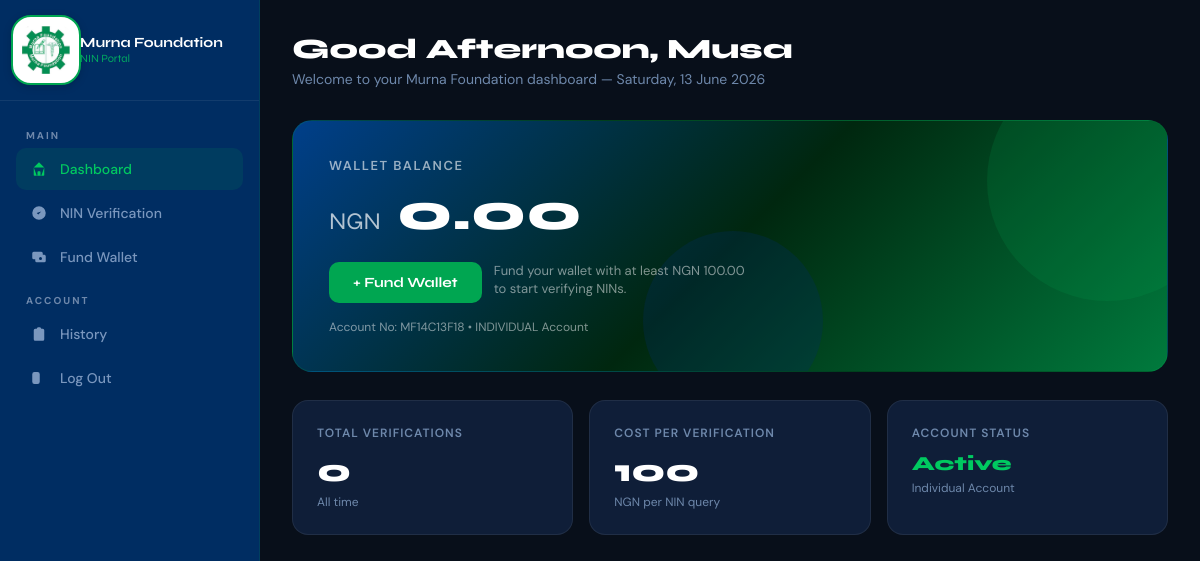
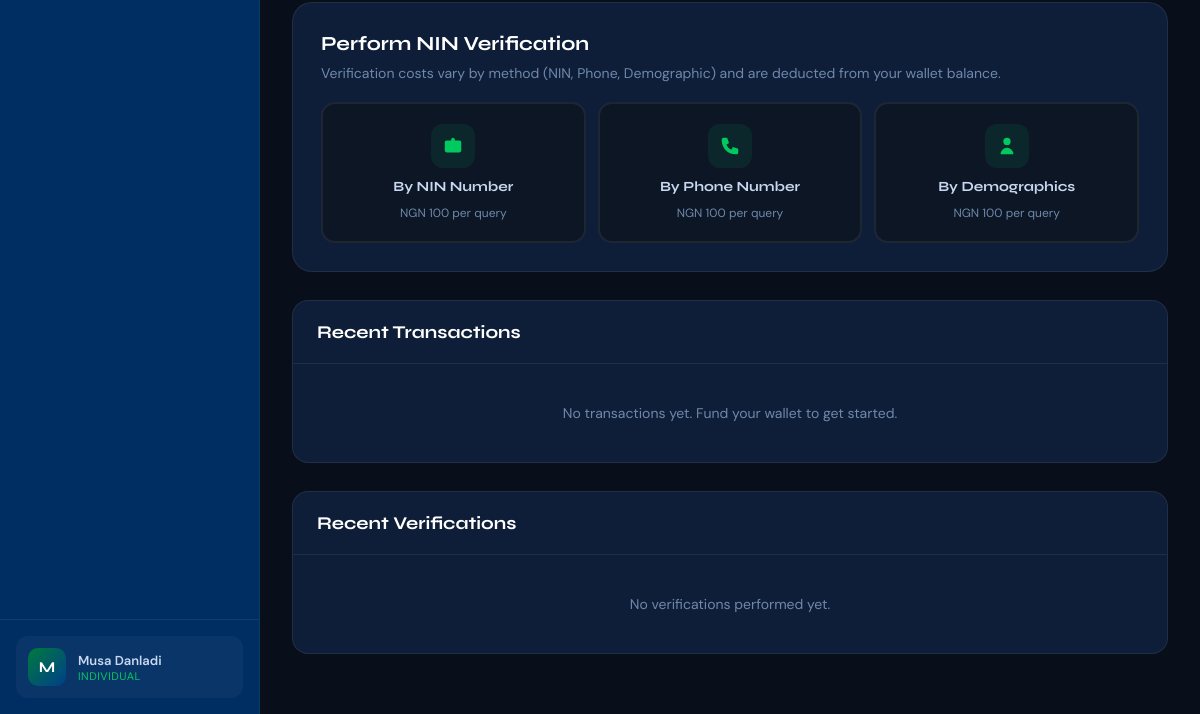
Before: /dashboard.php (signed in) with the older database file (2 pictures, top to bottom).
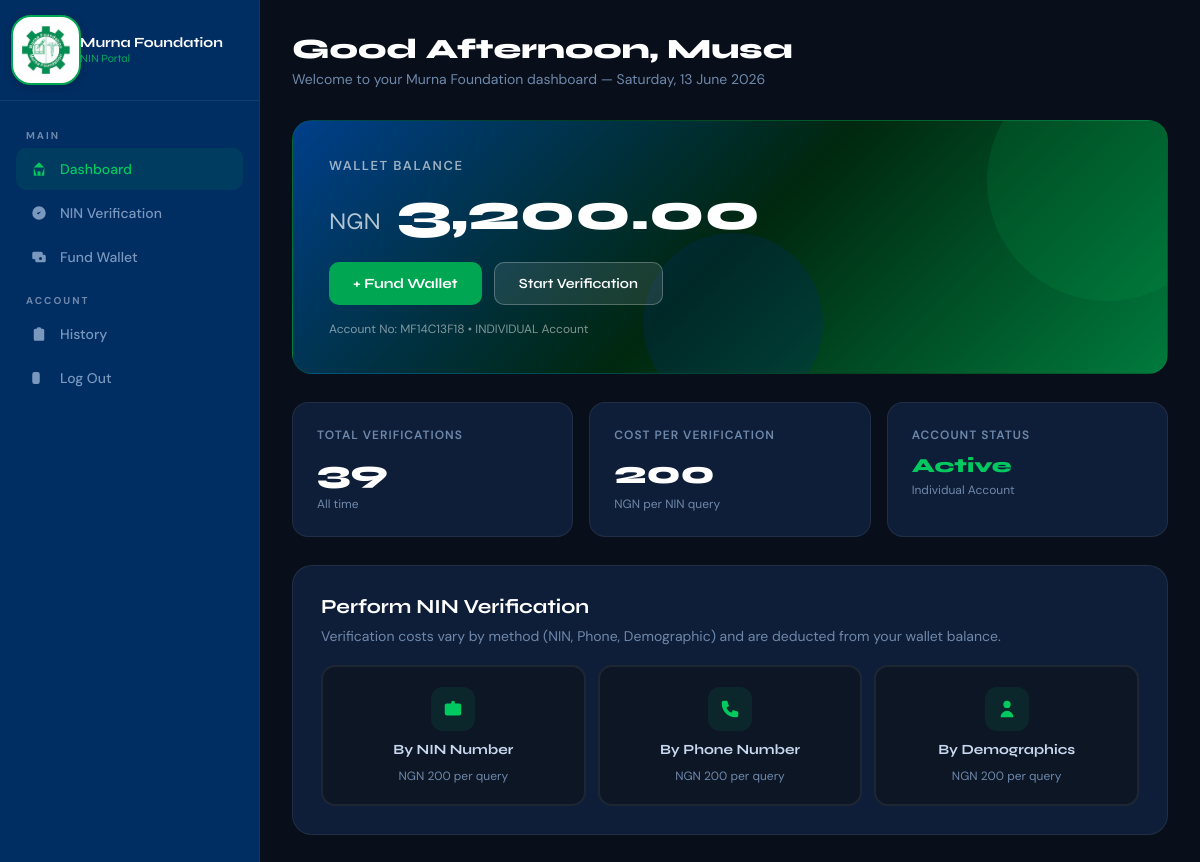
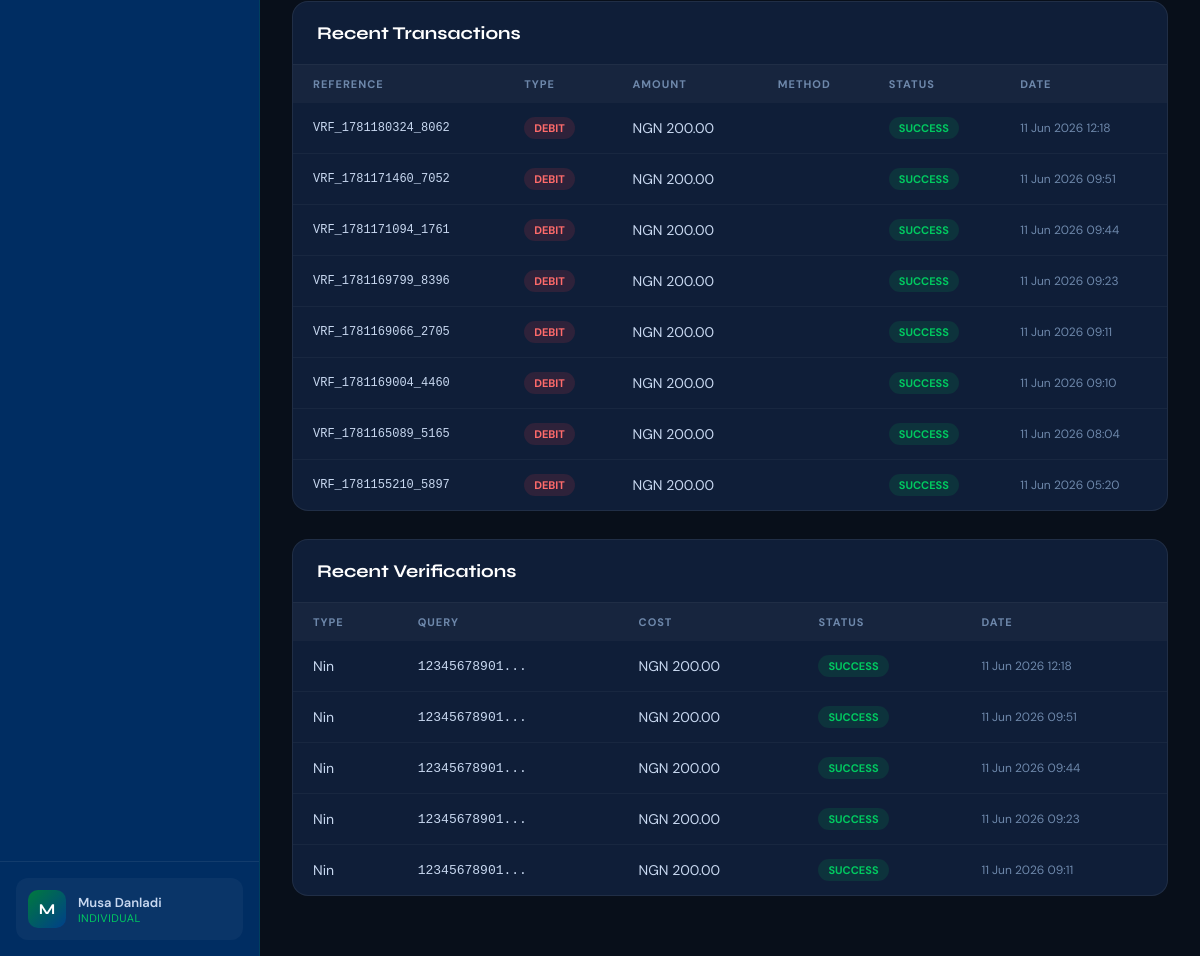
After: the same page with the newer database file (2 pictures, top to bottom).
### tables this page shows
CREATE TABLE `accounts` (
  `id` int(11) NOT NULL,
  `user_id` int(11) NOT NULL,
  `account_number` varchar(20) NOT NULL,
  `balance` decimal(15,2) DEFAULT 0.00,
  `created_at` timestamp NOT NULL DEFAULT current_timestamp()
);

CREATE TABLE `users` (
  `id` int(11) NOT NULL,
  `account_type` enum('individual','corporate') NOT NULL,
  `full_name` varchar(255) DEFAULT NULL,
  `org_name` varchar(255) DEFAULT NULL,
  `email` varchar(255) NOT NULL,
  `phone` varchar(20) DEFAULT NULL,
  `password` varchar(255) NOT NULL,
  `nin_input` varchar(20) NOT NULL,
  `rc_number` varchar(100) DEFAULT NULL,
  `org_address` text DEFAULT NULL,
  `org_state` varchar(100) DEFAULT NULL,
  `contact_person` varchar(255) DEFAULT NULL,
  `contact_phone` varchar(20) DEFAULT NULL,
  `is_verified` tinyint(4) DEFAULT 0,
  `status` enum('active','suspended') DEFAULT 'active',
  `created_at` timestamp NOT NULL DEFAULT current_timestamp(),
  `nin_verifications` int(11) DEFAULT 0,
  `phone_verifications` int(11) DEFAULT 0,
  `demographic_verifications` int(11) DEFAULT 0,
  `email_verified` tinyint(1) DEFAULT 0,
  `verification_token` varchar(255) DEFAULT NULL,
  `token_expires_at` datetime DEFAULT NULL
);

CREATE TABLE `transactions` (
  `id` int(11) NOT NULL,
  `user_id` int(11) NOT NULL,
  `type` enum('credit','debit') NOT NULL,
  `amount` decimal(15,2) NOT NULL,
  `reference` varchar(100) NOT NULL,
  `method` enum('paystack','bank_transfer') NOT NULL,
  `status` enum('pending','success','failed') DEFAULT 'pending',
  `description` text DEFAULT NULL,
  `created_at` timestamp NOT NULL DEFAULT current_timestamp()
);

CREATE TABLE `verification_logs` (
  `id` int(11) NOT NULL,
  `user_id` int(11) NOT NULL,
  `verification_type` enum('nin','phone','demographic') NOT NULL,
  `query_input` text DEFAULT NULL,
  `response_data` longtext DEFAULT NULL,
  `cost` decimal(10,2) DEFAULT 100.00,
  `status` enum('success','failed','not_found') DEFAULT 'success',
  `created_at` timestamp NOT NULL DEFAULT current_timestamp()
);

### dashboard.php (the view, shortened to what this page needs)
<?php
$db = getDB();
$user_id = $_SESSION['user_id'];
$stmt = $db->prepare("SELECT u.*, a.balance, a.account_number FROM users u JOIN accounts a ON u.id = a.user_id WHERE u.id = ?");
$stmt->bind_param('i', $user_id);
$stmt->execute();
$user = $stmt->get_result()->fetch_assoc();
$txn_stmt = $db->prepare("SELECT * FROM transactions WHERE user_id = ? ORDER BY created_at DESC LIMIT 8");
$txn_stmt->bind_param('i', $user_id);
$txn_stmt->execute();
$transactions = $txn_stmt->get_result()->fetch_all(MYSQLI_ASSOC);
$ver_stmt = $db->prepare("SELECT * FROM verification_logs WHERE user_id = ? ORDER BY created_at DESC LIMIT 5");
$ver_stmt->bind_param('i', $user_id);
$ver_stmt->execute();
$verifications = $ver_stmt->get_result()->fetch_all(MYSQLI_ASSOC);
$ver_count_stmt = $db->prepare("SELECT COUNT(*) as cnt FROM verification_logs WHERE user_id = ?");
$ver_count_stmt->bind_param('i', $user_id);
$ver_count_stmt->execute();
$ver_count = $ver_count_stmt->get_result()->fetch_assoc()['cnt'];
$cost_stmt = $db->prepare("SELECT setting_key, setting_value FROM settings WHERE setting_key IN ('nin_verification_cost', 'phone_verification_cost', 'demographic_verification_cost')");
$cost_stmt->execute();
$cost_result = $cost_stmt->get_result();
$costs = ['nin' => 100, 'phone' => 100, 'demographic' => 100];
while ($row = $cost_result->fetch_assoc()) {
    switch ($row['setting_key']) {
        case 'nin_verification_cost': $costs['nin'] = (float)$row['setting_value']; break;
        case 'phone_verification_cost': $costs['phone'] = (float)$row['setting_value']; break;
        case 'demographic_verification_cost': $costs['demographic'] = (float)$row['setting_value']; break;
    }
}
$min_required = min($costs);
$display_name = $user['account_type'] === 'individual' ? $user['full_name'] : $user['org_name'];
$balance = floatval($user['balance']);
?>
<!DOCTYPE html>
<html lang="en">
<head>
</head>
<body>
<nav class="sidebar">
    <div class="sidebar-brand">
        <div class="logo-icon">
              <img
                src="murna.jpg"
                alt="Murna Logo"
                style="
                    width:70px;
                    height:70px;
                    object-fit:cover;
                    border-radius:20px;
                    padding:9px;
                    background:#fff;
                    box-shadow:0 2px 8px rgba(0,0,0,0.15);
                    border:2px solid #00A651;
                "
                >
        </div>
        <div class="brand-text">
            Murna Foundation
            <small>NIN Portal</small>
        </div>
    </div>
    <div class="sidebar-nav">
        <div class="nav-section">
            <div class="nav-label">Main</div>
            <a href="dashboard.php" class="nav-link active">
                <svg viewBox="0 0 24 24"><path d="M3 12l2-2m0 0l7-7 7 7M5 10v10a1 1 0 001 1h3m10-11l2 2m-2-2v10a1 1 0 01-1 1h-3m-6 0a1 1 0 001-1v-4a1 1 0 011-1h2a1 1 0 011 1v4a1 1 0 001 1m-6 0h6"/></svg>
                Dashboard
            </a>
            <a href="verify.php" class="nav-link">
                <svg viewBox="0 0 24 24"><path d="M9 12l2 2 4-4m6 2a9 9 0 11-18 0 9 9 0 0118 0z"/></svg>
                NIN Verification
            </a>
            <a href="payment.php" class="nav-link">
                <svg viewBox="0 0 24 24"><path d="M17 9V7a2 2 0 00-2-2H5a2 2 0 00-2 2v6a2 2 0 002 2h2m2 4h10a2 2 0 002-2v-6a2 2 0 00-2-2H9a2 2 0 00-2 2v6a2 2 0 002 2zm7-5a2 2 0 11-4 0 2 2 0 014 0z"/></svg>
                Fund Wallet
            </a>
        </div>
        <div class="nav-section">
            <div class="nav-label">Account</div>
            <a href="dashboard.php#history" class="nav-link">
                <svg viewBox="0 0 24 24"><path d="M9 5H7a2 2 0 00-2 2v12a2 2 0 002 2h10a2 2 0 002-2V7a2 2 0 00-2-2h-2M9 5a2 2 0 002 2h2a2 2 0 002-2M9 5a2 2 0 012-2h2a2 2 0 012 2"/></svg>
                History
            </a>
            <a href="logout.php" class="nav-link">
                <svg viewBox="0 0 24 24"><path d="M17 16l4-4m0 0l-4-4m4 4H7m6 4v1a3 3 0 01-3 3H6a3 3 0 01-3-3V7a3 3 0 013-3h4a3 3 0 013 3v1"/></svg>
                Log Out
            </a>
        </div>
    </div>
    <div class="sidebar-footer">
        <div class="user-badge">
            <div class="user-avatar"><?= strtoupper(substr($display_name, 0, 1)) ?></div>
            <div class="user-info">
                <div class="user-name"><?= htmlspecialchars(substr($display_name, 0, 22)) ?></div>
                <div class="user-type"><?= $user['account_type'] ?></div>
            </div>
        </div>
    </div>
</nav>
<main class="main">
    <div class="page-header">
        <div class="page-title">Good <?= date('H') < 12 ? 'Morning' : (date('H') < 17 ? 'Afternoon' : 'Evening') ?>, <?= htmlspecialchars(explode(' ', $display_name)[0]) ?></div>
        <div class="page-subtitle">Welcome to your Murna Foundation dashboard &mdash; <?= date('l, d F Y') ?></div>
    </div>
    <div class="balance-card">
        <div class="balance-content">
            <div class="balance-label">Wallet Balance</div>
            <div class="balance-amount">
                <span>NGN</span> <?= number_format($balance, 2) ?>
            </div>
            <div class="balance-actions">
                <a href="payment.php" class="btn-credit">
                    + Fund Wallet
                </a>
               <?php if ($balance >= $min_required): ?>
                    <a href="verify.php" class="btn-outline-white">Start Verification</a>
                <?php else: ?>
                    <span style="font-size:13px; color:rgba(255,255,255,0.5); line-height:1.4; max-width:260px;">
                        Fund your wallet with at least NGN <?= number_format($costs['nin'], 2) ?> to start verifying NINs.
                    </span>
                <?php endif; ?>
            </div>
            <div class="balance-meta">
                Account No: <?= htmlspecialchars($user['account_number']) ?> &bull; <?= strtoupper($user['account_type']) ?> Account
            </div>
        </div>
    </div>
    <div class="stats-grid">
        <div class="stat-card">
            <div class="stat-label">Total Verifications</div>
            <div class="stat-value"><?= $ver_count ?></div>
            <div class="stat-note">All time</div>
        </div>
        <div class="stat-card">
            <div class="stat-label">Cost Per Verification</div>
            <div class="stat-value"><?= number_format($costs['nin']) ?></div>
<div class="stat-note">NGN per NIN query</div>
        </div>
        <div class="stat-card">
            <div class="stat-label">Account Status</div>
            <div class="stat-value" style="font-size:20px; color:var(--green-light); margin-top:8px;">Active</div>
            <div class="stat-note"><?= ucfirst($user['account_type']) ?> Account</div>
        </div>
    </div>
    <div class="verify-cta">
        <h3>Perform NIN Verification</h3>
       <p>Verification costs vary by method (NIN, Phone, Demographic) and are deducted from your wallet balance.</p>
        <div class="verify-options">
            <a href="verify.php?type=nin" class="verify-option">
                <div class="verify-option-icon">
                    <svg viewBox="0 0 24 24"><path d="M10 6H5a2 2 0 00-2 2v9a2 2 0 002 2h14a2 2 0 002-2V8a2 2 0 00-2-2h-5m-4 0V5a2 2 0 114 0v1m-4 0a2 2 0 104 0"/></svg>
                </div>
                <div class="verify-option-label">By NIN Number</div>
                <div class="verify-option-cost"><div class="verify-option-cost">NGN <?= number_format($costs['nin']) ?> per query</div>
</div>
            </a>
            <a href="verify.php?type=phone" class="verify-option">
                <div class="verify-option-icon">
                    <svg viewBox="0 0 24 24"><path d="M3 5a2 2 0 012-2h3.28a1 1 0 01.948.684l1.498 4.493a1 1 0 01-.502 1.21l-2.257 1.13a11.042 11.042 0 005.516 5.516l1.13-2.257a1 1 0 011.21-.502l4.493 1.498a1 1 0 01.684.949V19a2 2 0 01-2 2h-1C9.716 21 3 14.284 3 6V5z"/></svg>
                </div>
                <div class="verify-option-label">By Phone Number</div>
                <div class="verify-option-cost"><div class="verify-option-cost">NGN <?= number_format($costs['phone']) ?> per query</div></div>
            </a>
            <a href="verify.php?type=demographic" class="verify-option">
                <div class="verify-option-icon">
                    <svg viewBox="0 0 24 24"><path d="M16 7a4 4 0 11-8 0 4 4 0 018 0zM12 14a7 7 0 00-7 7h14a7 7 0 00-7-7z"/></svg>
                </div>
                <div class="verify-option-label">By Demographics</div>
                <div class="verify-option-cost"><div class="verify-option-cost">NGN <?= number_format($costs['demographic']) ?> per query</div></div>
            </a>
        </div>
    </div>
    <div class="table-card" id="history">
        <div class="table-header">
            <div class="section-title" style="margin:0;">Recent Transactions</div>
        </div>
        <?php if (empty($transactions)): ?>
            <div class="empty-state">No transactions yet. Fund your wallet to get started.</div>
        <?php else: ?>
        <table>
            <thead>
                <tr>
                    <th>Reference</th>
                    <th>Type</th>
                    <th>Amount</th>
                    <th>Method</th>
                    <th>Status</th>
                    <th>Date</th>
                </tr>
            </thead>
            <tbody>
                <?php foreach ($transactions as $txn): ?>
                <tr>
                    <td style="font-family:monospace; font-size:12px;"><?= htmlspecialchars($txn['reference']) ?></td>
                    <td><span class="badge badge-<?= $txn['type'] ?>"><?= strtoupper($txn['type']) ?></span></td>
                    <td>NGN <?= number_format($txn['amount'], 2) ?></td>
                    <td><?= ucfirst($txn['method']) ?></td>
                    <td><span class="badge badge-<?= $txn['status'] ?>"><?= strtoupper($txn['status']) ?></span></td>
                    <td style="font-size:12px; color:var(--text-muted);"><?= date('d M Y H:i', strtotime($txn['created_at'])) ?></td>
                </tr>
                <?php endforeach; ?>
            </tbody>
        </table>
        <?php endif; ?>
    </div>
    <div class="table-card">
        <div class="table-header">
            <div class="section-title" style="margin:0;">Recent Verifications</div>
        </div>
        <?php if (empty($verifications)): ?>
            <div class="empty-state">No verifications performed yet.</div>
        <?php else: ?>
        <table>
            <thead>
                <tr>
                    <th>Type</th>
                    <th>Query</th>
                    <th>Cost</th>
                    <th>Status</th>
                    <th>Date</th>
                </tr>
            </thead>
            <tbody>
                <?php foreach ($verifications as $v): ?>
                <tr>
                    <td><?= ucfirst($v['verification_type']) ?></td>
                    <td style="font-family:monospace; font-size:13px;"><?= htmlspecialchars(substr($v['query_input'], 0, 30)) ?>...</td>
                    <td>NGN <?= number_format($v['cost'], 2) ?></td>
                    <td><span class="badge badge-<?= $v['status'] === 'success' ? 'success' : 'failed' ?>"><?= strtoupper($v['status']) ?></span></td>
                    <td style="font-size:12px; color:var(--text-muted);"><?= date('d M Y H:i', strtotime($v['created_at'])) ?></td>
                </tr>
                <?php endforeach; ?>
            </tbody>
        </table>
        <?php endif; ?>
    </div>
</main>
</body>
</html>

Changed rows visible on the page:
changed accounts "MF14C13F18": balance "0.00" → "3,200.00"
added transactions: reference "VRF_1781180324_8062", type "DEBIT", amount "200.00", status "SUCCESS", created_at "11 Jun 2026 12:18"
added transactions: reference "VRF_1781171460_7052", type "DEBIT", amount "200.00", status "SUCCESS", created_at "11 Jun 2026 09:51"
added transactions: reference "VRF_1781171094_1761", type "DEBIT", amount "200.00", status "SUCCESS", created_at "11 Jun 2026 09:44"
added transactions: reference "VRF_1781169799_8396", type "DEBIT", amount "200.00", status "SUCCESS", created_at "11 Jun 2026 09:23"
added transactions: reference "VRF_1781169066_2705", type "DEBIT", amount "200.00", status "SUCCESS", created_at "11 Jun 2026 09:11"
added transactions: reference "VRF_1781169004_4460", type "DEBIT", amount "200.00", status "SUCCESS", created_at "11 Jun 2026 09:10"
added transactions: reference "VRF_1781165089_5165", type "DEBIT", amount "200.00", status "SUCCESS", created_at "11 Jun 2026 08:04"
added transactions: reference "VRF_1781155210_5897", type "DEBIT", amount "200.00", status "SUCCESS", created_at "11 Jun 2026 05:20"
added verification_logs: verification_type "Nin", query_input "12345678901", cost "200.00", status "SUCCESS", created_at "11 Jun 2026 12:18"
added verification_logs: verification_type "Nin", query_input "12345678901", cost "200.00", status "SUCCESS", created_at "11 Jun 2026 09:51"
added verification_logs: verification_type "Nin", query_input "12345678901", cost "200.00", status "SUCCESS", created_at "11 Jun 2026 09:44"
added verification_logs: verification_type "Nin", query_input "12345678901", cost "200.00", status "SUCCESS", created_at "11 Jun 2026 09:23"
added verification_logs: verification_type "Nin", query_input "12345678901", cost "200.00", status "SUCCESS", created_at "11 Jun 2026 09:11"
Other visible differences:
$ver_count: "0" → "39"
$costs['nin']: "100" → "200"
$costs['phone']: "100" → "200"
$costs['demographic']: "100" → "200"
$costs['nin']: "100.00" → (not shown)
text no longer shown: "Fund your wallet with at least NGN to start verifying NINs. No transactions yet. Fund your wallet to get started. No verifications performed yet."
text now shown: "Start Verification REFERENCE TYPE AMOUNT METHOD STATUS DATE TYPE QUERY COST STATUS DATE"
